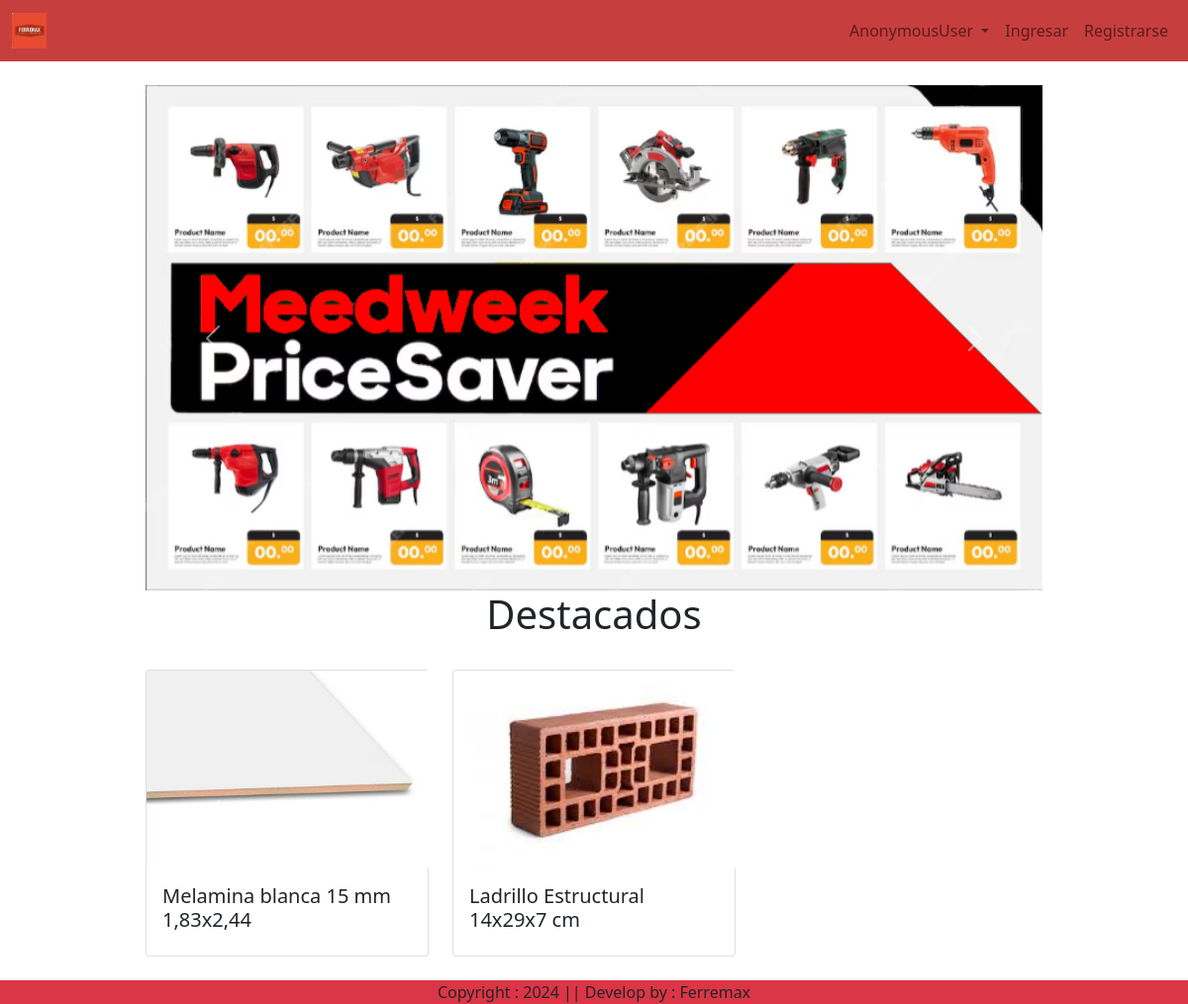
The page / on the database its author committed.
### App/models.py (models this page shows, shortened)
class Banner(models.Model):
    nombre = models.CharField(max_length=50)
    imagen = models.ImageField(upload_to="Banner", null=True)

### Productos/models.py (models this page shows, shortened)
class Destacados(models.Model):
    nombre = models.CharField(max_length=50)
    producto = models.ForeignKey(Producto, on_delete=models.CASCADE)

class Producto(models.Model):
    nombre = models.CharField(max_length=100)
    descripcion = models.TextField()
    precio = models.DecimalField(max_digits=10, decimal_places=2)
    disponible = models.BooleanField(default=True)
    categoria = models.ForeignKey('Categoria', related_name='productos', on_delete=models.CASCADE)
    imagen = models.ImageField(upload_to='productos/', default='productos')

### App/views.py (the view)
# urls.py: path('', views.principal, name='principal'),
def principal(request):
    banners = Banner.objects.all()
    destacados = Destacados.objects.all()
    data = {
        'banners': banners,
        'destacados': destacados
    }
    return render(request, 'pagina/principal.html', data)

### App/templates/pagina/principal.html (shortened to what this page needs)
{% extends 'pagina/base.html' %}
{% load static %}
{% block banner-slider %}
<div class="container">
    <div class="row">
        <div class="col-md-1"></div>
        <div class="col-md-10">
            <div id="carouselExample" class="carousel slide" data-bs-ride="carousel">
                <div class="carousel-inner">
                    {% for b in banners %}
                    <div class="carousel-item {% if forloop.first %}active{% endif %}">
                        {% if b.imagen %}
                        <img src="{{ b.imagen.url }}" class="d-block w-100" alt="...">
                        {% endif %}
                    </div>
                    {% endfor %}
                </div>
                <button class="carousel-control-prev" type="button" data-bs-target="#carouselExample" data-bs-slide="prev">
                    <span class="carousel-control-prev-icon" aria-hidden="true"></span>
                </button>
                <button class="carousel-control-next" type="button" data-bs-target="#carouselExample" data-bs-slide="next">
                    <span class="carousel-control-next-icon" aria-hidden="true"></span>
                </button>
            </div>
        </div>
        <div class="col-md-1"></div>
    </div>
</div>
{% endblock banner-slider %}
{% block main-content %}
<center>
    <h1>Destacados</h1>
</center>
<br>
<div class="container">
    <div class="row">
        <div class="col-md-1"></div>
        <div class="col-md-10">
            <div id="carouselDestacados" class="carousel slide" data-bs-ride="carousel">
                <div class="carousel-inner">
                    {% for destacado in destacados %}
                        {% if forloop.first or forloop.counter0|divisibleby:3 %}
                            <div class="carousel-item {% if forloop.first %}active{% endif %}">
                                <div class="row">
                        {% endif %}
                                    <div class="col-md-4">
                                        <div class="card">
                                            <a href="{% url 'detalle_producto' producto_id=destacado.producto.pk %}">
                                                <img src="{{ destacado.producto.imagen.url }}" class="card-img-top" alt="{{ destacado.producto.nombre }}" style="width: 300px; height: 200px; object-fit: cover;">
                                            </a>
                                            <div class="card-body">
                                                <h5 class="card-title">{{ destacado.producto.nombre }}</h5>
                                            </div>
                                        </div>
                                    </div>
                        {% if forloop.last or forloop.counter0|add:1|divisibleby:3 %}
                                </div>
                            </div>
                        {% endif %}
                    {% endfor %}
                </div>
                <button class="carousel-control-prev" type="button" data-bs-target="#carouselDestacados" data-bs-slide="prev">
                    <span class="carousel-control-prev-icon" aria-hidden="true"></span>
                </button>
                <button class="carousel-control-next" type="button" data-bs-target="#carouselDestacados" data-bs-slide="next">
                    <span class="carousel-control-next-icon" aria-hidden="true"></span>
                </button>
            </div>
        </div>
        <div class="col-md-1"></div>
    </div>
</div>
<br><br>
{% endblock main-content %}

### App/templates/pagina/base.html (shortened to what this page needs)
{% load bootstrap5 %}
{% load crispy_forms_tags %}
{% load static %}
{% load currency_filters %}
<!DOCTYPE html>
<html lang="es">
<head>
    <link href="https://cdn.jsdelivr.net/npm/bootstrap@5.0.2/dist/css/bootstrap.min.css" rel="stylesheet">
    <link rel="stylesheet" href="{% static 'app/css/owl.carousel.min.css' %}">
    <link rel="stylesheet" href="{% static 'app/css/all.min.css' %}">
    <link rel="stylesheet" href="{% static 'app/css/base.css' %}">
</head>
<body>
    <nav class="navbar navbar-expand-sm navbar-light text-dark sticky-top" style="background-color: #C73E3E;">
        <div class="container-fluid">
            <a class="navbar-brand" href="{% url 'principal' %}">
                <img style="width: 35px;" src="{% static 'app/img/logo.png' %}" alt="Logo">
            </a>
            <ul class="navbar-nav">
                <li class="nav-item dropdown">
                    <a class="nav-link dropdown-toggle" href="#" id="profileDropdown" role="button" data-bs-toggle="dropdown" aria-expanded="false">
                        {{ user }}
                    </a>
                </li>
            </ul>
            {% if not request.user.is_authenticated %}
                <ul class="navbar-nav">
                    <li class="nav-item">
                        <a class="nav-link" href="{% url 'login' %}">Ingresar</a>
                    </li>
                    <li class="nav-item">
                        <a class="nav-link" href="{% url 'customerregistration' %}">Registrarse</a>
                    </li>
                </ul>
            {% endif %}
        </div>
    </nav>
    <br>
    <div class="container">
        {% block banner-slider %}{% endblock banner-slider %}
        {% block main-content %}{% endblock main-content %}
    </div>
    <footer class="container-fluid fixed-bottom bg-danger text-center">
        Copyright : 2024 || Develop by : Ferremax
    </footer>
</body>
</html>

### App/static/app/css/base.css (style rules this page uses)
.navbar { overflow-x: hidden; white-space: nowrap; overflow-x: hidden; }

### rows shown on the page
Banner: imagen (picture)
Destacados: producto.imagen (picture), producto.nombre "Melamina blanca 15 mm 1,83x2,44"
Destacados: producto.imagen (picture), producto.nombre "Ladrillo Estructural 14x29x7 cm"

### other values the page prints
{{ user }} "AnonymousUser"
